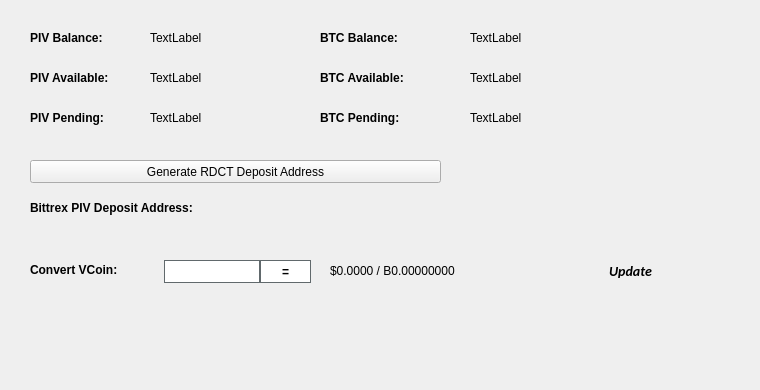
   <widget class="QWidget" name="BalanceTab">
    <attribute name="title">
     <string>Balance</string>
    </attribute>
    <widget class="QLabel" name="BitcoinBalanceLabel">
     <property name="geometry">
      <rect>
       <x>470</x>
       <y>30</y>
       <width>150</width>
       <height>16</height>
      </rect>
     </property>
     <property name="text">
      <string>TextLabel</string>
     </property>
    </widget>
    <widget class="QLabel" name="PIVBalanceLabel">
     <property name="geometry">
      <rect>
       <x>150</x>
       <y>30</y>
       <width>150</width>
       <height>16</height>
      </rect>
     </property>
     <property name="text">
      <string>TextLabel</string>
     </property>
    </widget>
    <widget class="QLabel" name="label_11">
     <property name="geometry">
      <rect>
       <x>30</x>
       <y>30</y>
       <width>101</width>
       <height>16</height>
      </rect>
     </property>
     <property name="font">
      <font>
       <weight>75</weight>
       <bold>true</bold>
      </font>
     </property>
     <property name="text">
      <string>PIV Balance:</string>
     </property>
    </widget>
    <widget class="QLabel" name="label_12">
     <property name="geometry">
      <rect>
       <x>320</x>
       <y>30</y>
       <width>101</width>
       <height>16</height>
      </rect>
     </property>
     <property name="font">
      <font>
       <weight>75</weight>
       <bold>true</bold>
      </font>
     </property>
     <property name="text">
      <string>BTC Balance:</string>
     </property>
    </widget>
    <widget class="QLabel" name="PIVAvailableLabel_2">
     <property name="geometry">
      <rect>
       <x>150</x>
       <y>70</y>
       <width>150</width>
       <height>16</height>
      </rect>
     </property>
     <property name="text">
      <string>TextLabel</string>
     </property>
    </widget>
    <widget class="QLabel" name="label_13">
     <property name="geometry">
      <rect>
       <x>30</x>
       <y>70</y>
       <width>111</width>
       <height>16</height>
      </rect>
     </property>
     <property name="font">
      <font>
       <weight>75</weight>
       <bold>true</bold>
      </font>
     </property>
     <property name="text">
      <string>PIV Available:</string>
     </property>
    </widget>
    <widget class="QLabel" name="label_14">
     <property name="geometry">
      <rect>
       <x>30</x>
       <y>110</y>
       <width>101</width>
       <height>16</height>
      </rect>
     </property>
     <property name="font">
      <font>
       <weight>75</weight>
       <bold>true</bold>
      </font>
     </property>
     <property name="text">
      <string>PIV Pending:</string>
     </property>
    </widget>
    <widget class="QLabel" name="PIVPendingLabel">
     <property name="geometry">
      <rect>
       <x>150</x>
       <y>110</y>
       <width>150</width>
       <height>16</height>
      </rect>
     </property>
     <property name="text">
      <string>TextLabel</string>
     </property>
    </widget>
    <widget class="QLabel" name="label_15">
     <property name="geometry">
      <rect>
       <x>320</x>
       <y>70</y>
       <width>111</width>
       <height>16</height>
      </rect>
     </property>
     <property name="font">
      <font>
       <weight>75</weight>
       <bold>true</bold>
      </font>
     </property>
     <property name="text">
      <string>BTC Available:</string>
     </property>
    </widget>
    <widget class="QLabel" name="BitcoinAvailableLabel">
     <property name="geometry">
      <rect>
       <x>470</x>
       <y>70</y>
       <width>150</width>
       <height>16</height>
      </rect>
     </property>
     <property name="text">
      <string>TextLabel</string>
     </property>
    </widget>
    <widget class="QLabel" name="label_31">
     <property name="geometry">
      <rect>
       <x>320</x>
       <y>110</y>
       <width>111</width>
       <height>16</height>
      </rect>
     </property>
     <property name="font">
      <font>
       <weight>75</weight>
       <bold>true</bold>
      </font>
     </property>
     <property name="text">
      <string>BTC Pending:</string>
     </property>
    </widget>
    <widget class="QLabel" name="BitcoinPendingLabel">
     <property name="geometry">
      <rect>
       <x>470</x>
       <y>110</y>
       <width>150</width>
       <height>16</height>
      </rect>
     </property>
     <property name="text">
      <string>TextLabel</string>
     </property>
    </widget>
    <widget class="QLabel" name="label_33">
     <property name="geometry">
      <rect>
       <x>30</x>
       <y>200</y>
       <width>221</width>
       <height>16</height>
      </rect>
     </property>
     <property name="font">
      <font>
       <weight>75</weight>
       <bold>true</bold>
      </font>
     </property>
     <property name="text">
      <string>Bittrex PIV Deposit Address:</string>
     </property>
    </widget>
    <widget class="QPushButton" name="GenDepositBTN">
     <property name="geometry">
      <rect>
       <x>30</x>
       <y>160</y>
       <width>411</width>
       <height>23</height>
      </rect>
     </property>
     <property name="text">
      <string>Generate RDCT Deposit Address</string>
     </property>
     <property name="icon">
      <iconset resource="../rdct.qrc">
       <normaloff>:/icons/bitcoin</normaloff>:/icons/bitcoin</iconset>
     </property>
    </widget>
    <widget class="QLabel" name="DepositAddressLabel">
     <property name="geometry">
      <rect>
       <x>200</x>
       <y>200</y>
       <width>261</width>
       <height>16</height>
      </rect>
     </property>
     <property name="palette">
      <palette>
       <active>
        <colorrole role="WindowText">
         <brush brushstyle="SolidPattern">
          <color alpha="255">
           <red>0</red>
           <green>0</green>
           <blue>0</blue>
          </color>
         </brush>
        </colorrole>
        <colorrole role="Text">
         <brush brushstyle="SolidPattern">
          <color alpha="255">
           <red>0</red>
           <green>0</green>
           <blue>255</blue>
          </color>
         </brush>
        </colorrole>
       </active>
       <inactive>
        <colorrole role="WindowText">
         <brush brushstyle="SolidPattern">
          <color alpha="255">
           <red>0</red>
           <green>0</green>
           <blue>0</blue>
          </color>
         </brush>
        </colorrole>
        <colorrole role="Text">
         <brush brushstyle="SolidPattern">
          <color alpha="255">
           <red>0</red>
           <green>0</green>
           <blue>255</blue>
          </color>
         </brush>
        </colorrole>
       </inactive>
       <disabled>
        <colorrole role="WindowText">
         <brush brushstyle="SolidPattern">
          <color alpha="255">
           <red>120</red>
           <green>120</green>
           <blue>120</blue>
          </color>
         </brush>
        </colorrole>
        <colorrole role="Text">
         <brush brushstyle="SolidPattern">
          <color alpha="255">
           <red>120</red>
           <green>120</green>
           <blue>120</blue>
          </color>
         </brush>
        </colorrole>
       </disabled>
      </palette>
     </property>
     <property name="font">
      <font>
       <weight>75</weight>
       <bold>true</bold>
      </font>
     </property>
     <property name="text">
      <string/>
     </property>
     <property name="alignment">
      <set>Qt::AlignRight|Qt::AlignTrailing|Qt::AlignVCenter</set>
     </property>
     <property name="textInteractionFlags">
      <set>Qt::LinksAccessibleByMouse|Qt::TextSelectableByKeyboard|Qt::TextSelectableByMouse</set>
     </property>
    </widget>
    <widget class="QLabel" name="label_8">
     <property name="geometry">
      <rect>
       <x>460</x>
       <y>300</y>
       <width>281</width>
       <height>81</height>
      </rect>
     </property>
     <property name="text">
      <string/>
     </property>
     <property name="pixmap">
      <pixmap>:/images/bittrex</pixmap>
     </property>
    </widget>
    <widget class="QWidget" name="widgetConversion" native="true">
     <property name="geometry">
      <rect>
       <x>0</x>
       <y>250</y>
       <width>751</width>
       <height>43</height>
      </rect>
     </property>
     <property name="minimumSize">
      <size>
       <width>0</width>
       <height>43</height>
      </size>
     </property>
     <property name="styleSheet">
      <string notr="true"/>
     </property>
     <widget class="QPushButton" name="btnUpdateMarketData">
      <property name="geometry">
       <rect>
        <x>575</x>
        <y>0</y>
        <width>111</width>
        <height>41</height>
       </rect>
      </property>
      <property name="sizePolicy">
       <sizepolicy hsizetype="Expanding" vsizetype="Expanding">
        <horstretch>0</horstretch>
        <verstretch>0</verstretch>
       </sizepolicy>
      </property>
      <property name="font">
       <font>
        <family>calibri</family>
        <pointsize>-1</pointsize>
        <weight>75</weight>
        <italic>true</italic>
        <bold>true</bold>
       </font>
      </property>
      <property name="styleSheet">
       <string notr="true">margin:0px;text-align:center;padding:2px;border-radius:3px;font-style:italic;width:100px;font-size:14px;font-family:calibri;font-weight:600;</string>
      </property>
      <property name="text">
       <string>Update</string>
      </property>
      <property name="iconSize">
       <size>
        <width>150</width>
        <height>35</height>
       </size>
      </property>
      <property name="autoDefault">
       <bool>true</bool>
      </property>
      <property name="default">
       <bool>true</bool>
      </property>
     </widget>
     <widget class="QLabel" name="lblConvertVCoin">
      <property name="geometry">
       <rect>
        <x>30</x>
        <y>10</y>
        <width>131</width>
        <height>20</height>
       </rect>
      </property>
      <property name="styleSheet">
       <string notr="true"/>
      </property>
      <property name="text">
       <string>&lt;html&gt;&lt;head/&gt;&lt;body&gt;&lt;p&gt;&lt;span style=&quot; font-weight:600;&quot;&gt;Convert VCoin:&lt;/span&gt;&lt;/p&gt;&lt;/body&gt;&lt;/html&gt;</string>
      </property>
     </widget>
     <widget class="QLineEdit" name="txtConvertVCoinQty">
      <property name="geometry">
       <rect>
        <x>160</x>
        <y>10</y>
        <width>100</width>
        <height>23</height>
       </rect>
      </property>
      <property name="minimumSize">
       <size>
        <width>100</width>
        <height>23</height>
       </size>
      </property>
      <property name="maximumSize">
       <size>
        <width>100</width>
        <height>16777215</height>
       </size>
      </property>
      <property name="styleSheet">
       <string notr="true">border: 1px solid #61696c;margin-left:4px;</string>
      </property>
     </widget>
     <widget class="QPushButton" name="btnConvertRDCT">
      <property name="geometry">
       <rect>
        <x>260</x>
        <y>10</y>
        <width>51</width>
        <height>23</height>
       </rect>
      </property>
      <property name="minimumSize">
       <size>
        <width>0</width>
        <height>23</height>
       </size>
      </property>
      <property name="styleSheet">
       <string notr="true">border:1px solid #61696c;background:white;font-weight:600;</string>
      </property>
      <property name="text">
       <string>=</string>
      </property>
     </widget>
     <widget class="QLabel" name="lblConvertVCoinResults">
      <property name="geometry">
       <rect>
        <x>330</x>
        <y>0</y>
        <width>201</width>
        <height>41</height>
       </rect>
      </property>
      <property name="styleSheet">
       <string notr="true"/>
      </property>
      <property name="text">
       <string>$0.0000 / B0.00000000</string>
      </property>
     </widget>
     <widget class="QLabel" name="iconOverviewUpdateWait">
      <property name="geometry">
       <rect>
        <x>670</x>
        <y>10</y>
        <width>24</width>
        <height>24</height>
       </rect>
      </property>
      <property name="text">
       <string/>
      </property>
      <property name="pixmap">
       <pixmap resource="../rdct.qrc">:/icons/transaction_1</pixmap>
      </property>
      <property name="scaledContents">
       <bool>true</bool>
      </property>
      <property name="alignment">
       <set>Qt::AlignCenter</set>
      </property>
     </widget>
    </widget>
   </widget>
